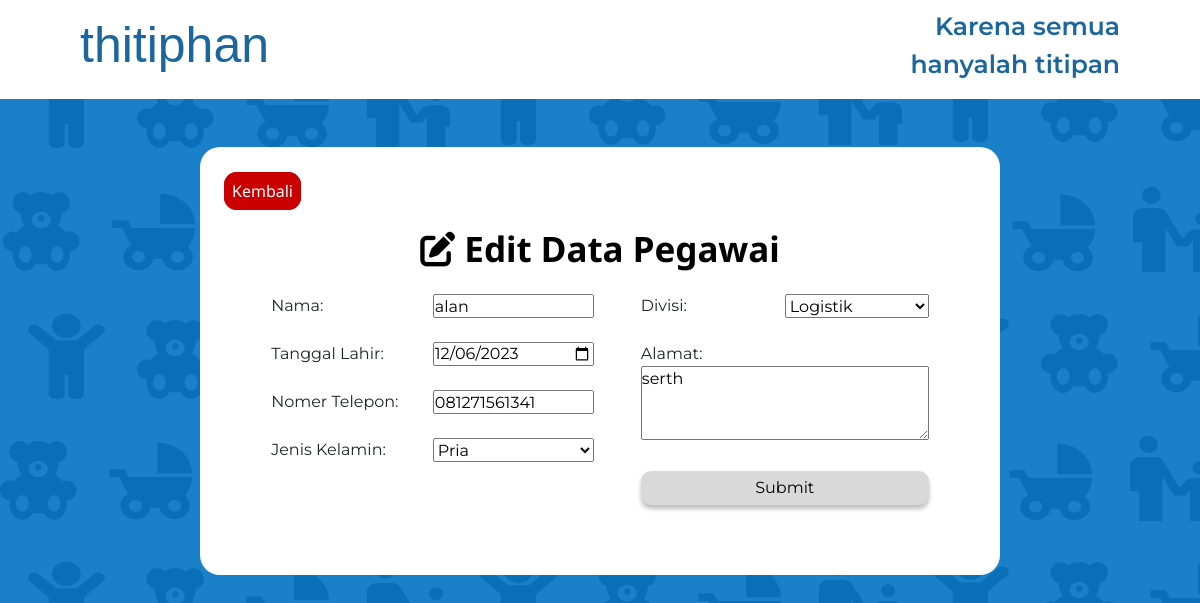
Page /editem/E12 on the committed database.
### myFirstApp/models.py (models this page shows)
class employee(models.Model):
    DP_DT = [("Pengasuh", "Pengasuh"), ("Logistik", "Logistik")]
    gender = [("P", "P"), ("L", "L")]
    employee_id = models.CharField(max_length=7, primary_key=True)
    employee_name = models.CharField(max_length=200)
    employee_birth = models.DateField()
    employee_gender = models.CharField(max_length=2, choices=gender)
    employee_address = models.TextField()
    employee_phone = models.CharField(max_length=14)
    employee_department = models.CharField(max_length=12, choices=DP_DT)

### myFirstApp/views.py (the view)
# urls.py: path("editem/<str:em_id>", views.edit_em, name="edit_em"),
def edit_em(request, em_id):
    em = employee.objects.get(employee_id = em_id)
    context = {
        "em": em
    }
    return render(request, 'edit_employee.html', context)

### templates/edit_employee.html (shortened to what this page needs)
{% extends 'base.html' %}
{% load static %}
{% block css %}
    <link rel="stylesheet" href="{% static 'css/style_add_em_pr.css' %}">
{% endblock %}
{% block content %}
<nav>
    <ul>
        <li class="logo">thitiphan</li>
    </ul>
    <ul>
        <li class="moto">Karena semua hanyalah titipan</li>
    </ul>
</nav>
<section id="main">
    <div class="linksl">
        <a class="retbtn" href="/employee/">Kembali</a>
    </div>
    <h1><i class="fa-solid fa-pen-to-square"></i> Edit Data Pegawai</h1>
    <form method="post" action="/push_edit_em/">
        <div>
        <label for="empname">Nama:</label>
        <input type="text" id="empname" name="empname" value="{{em.employee_name}}">
        <br> <br>
        <label for="empage">Tanggal Lahir:</label>
        <input type="date" id="empage" name="empage" value="{{em.employee_birth|date:'Y-m-d'}}">
        <br> <br>
        <label for="empph">Nomer Telepon:</label>
        <input type="tel" name="empph" id="empph" value="{{em.employee_phone}}" maxlength="12">
        <br> <br>
        <label for="empgend">Jenis Kelamin:</label>
        <select id="empgend" name="empgend">
            <option value="L" {% if em.employee_gender == "L" %} selected {% endif %}>Pria</option>
        </select>
        <br> <br>
        </div>
        <div>
        <label for="empdp">Divisi:</label>
        <select id="empdp" name="empdp">
            <option value="Logistik" {% if em.employee_department == "Logistik" %} selected {% endif %}>Logistik</option>
        </select>
        <br> <br>
        <label for="empaddr">Alamat:</label>
        <br>
        <textarea name="empaddr" id="empaddr" cols="30" rows="3">{{em.employee_address}}</textarea>
        <br> <br>
        <input type="submit" id="empsubmit" value="Submit">
        </div>
    </form>
</section>
{% endblock content %}

### static/css/style_add_em_pr.css (style rules this page uses)
* { margin: 0; padding: 0; font-family: 'Montserrat', sans-serif; }
body { background-image: url(/static/images/background.png); margin: auto; align-items: center; text-align: center; }
nav { display: flex; justify-content: space-between; background: white; margin: 0 0 3rem 0; padding: .5rem 3rem 0rem 3rem; font-size: 1em; }
ul { list-style-type: none; }
input[type="submit"] { width: 100%; height: 17%; background: #D9D9D9; box-shadow: 0px 4px 4px rgba(0, 0, 0, 0.25); border-radius: 10px; stroke: none; border: 2px #D9D9D9; float: center; }
h1 { color: black; font-size: 35px; font-weight: 700; word-wrap: break-word; width: 100%; height: 100%; text-align: center; color: black; font-size: 35px; font-family: 'Noto Sans', sans-serif; font-weight: 700; padding-top: 1.5rem; }
form { text-align: left; margin: 1.5rem 3rem 3rem 3rem; font-family: 'Noto Sans', sans-serif; display: flex; }
form div { margin: 0 auto; }
input { float: right; width: 50%; height: 12%; }
select { float: right; width: 50%; height: 12%; }
#main { margin: auto; margin-top: 1.5rem; margin-bottom: 3rem; width: 50rem; height: 100%; background: white; border-radius: 20px; align-items: center; text-align: center; padding: 2rem 0; }
.logo { color: rgba(0.76, 85.26, 146.45, 0.90); font-size: 50px; font-family: 'Pad Thai', sans-serif; font-weight: 400; word-wrap: break-word; width: 100%; height: 100%; }
.moto { margin-right: 2rem; text-align: right; color: rgba(0.76, 85.26, 146.45, 0.90); font-size: 25px; font-size: 1.5625rem; font-style: normal; font-family: 'Montserrat', sans-serif; font-weight: 600; word-wrap: break-word; width: 15rem; height: 100%; }
.retbtn { font-family: 'Noto Sans', sans-serif; border: .5rem solid rgb(202, 0, 0); background-color: rgb(202, 0, 0); border-radius: .8rem; color: white; text-decoration:none; }
.linksl { text-align: left; margin-left: 1.5rem; }

### rows in the picture
employee: empname "alan", empage "12/06/2023", empph "081271561341", empgend "Pria", empdp "Logistik", empaddr "serth"
